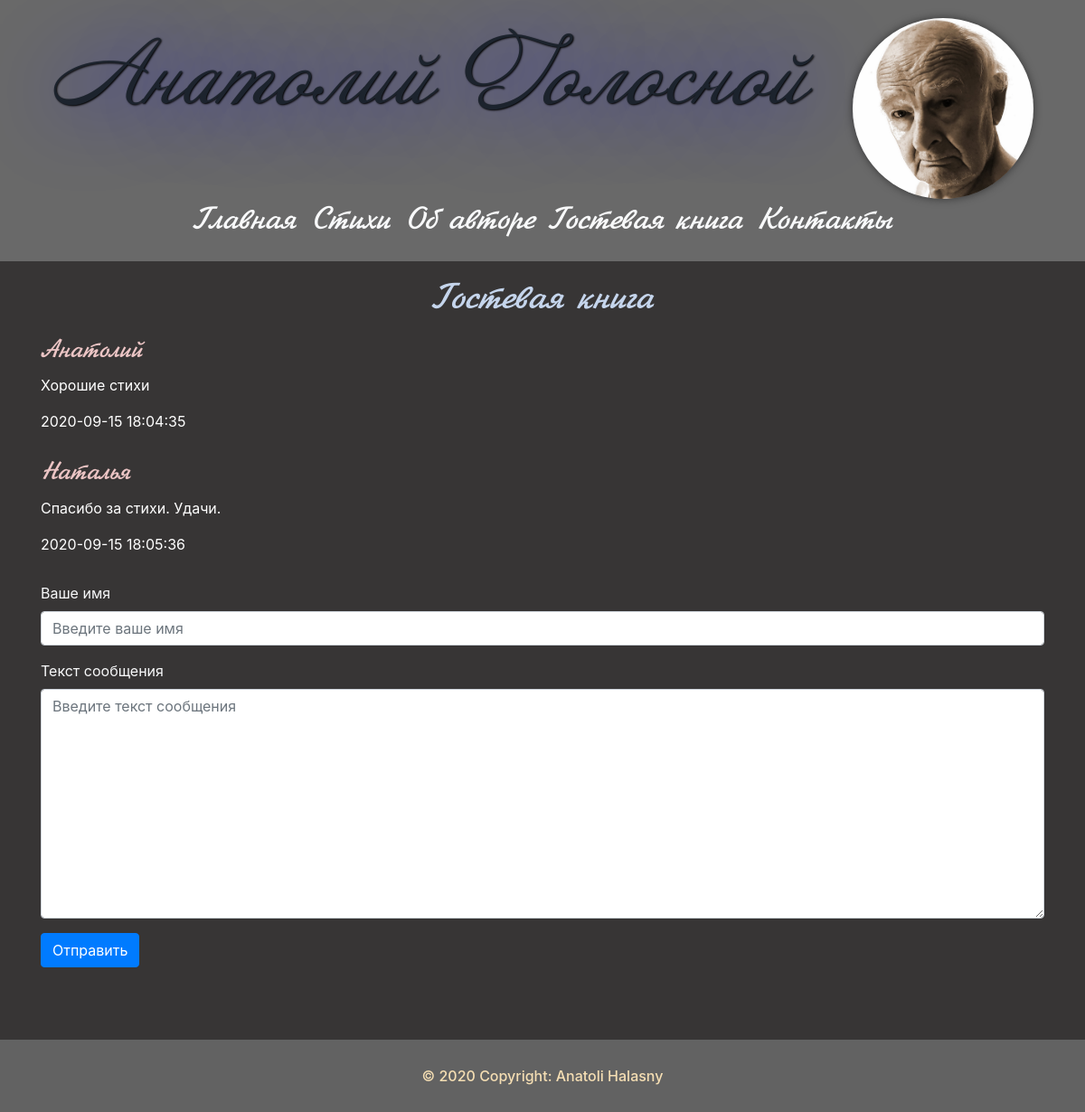
/guest, run on an earlier commit of the app's database.
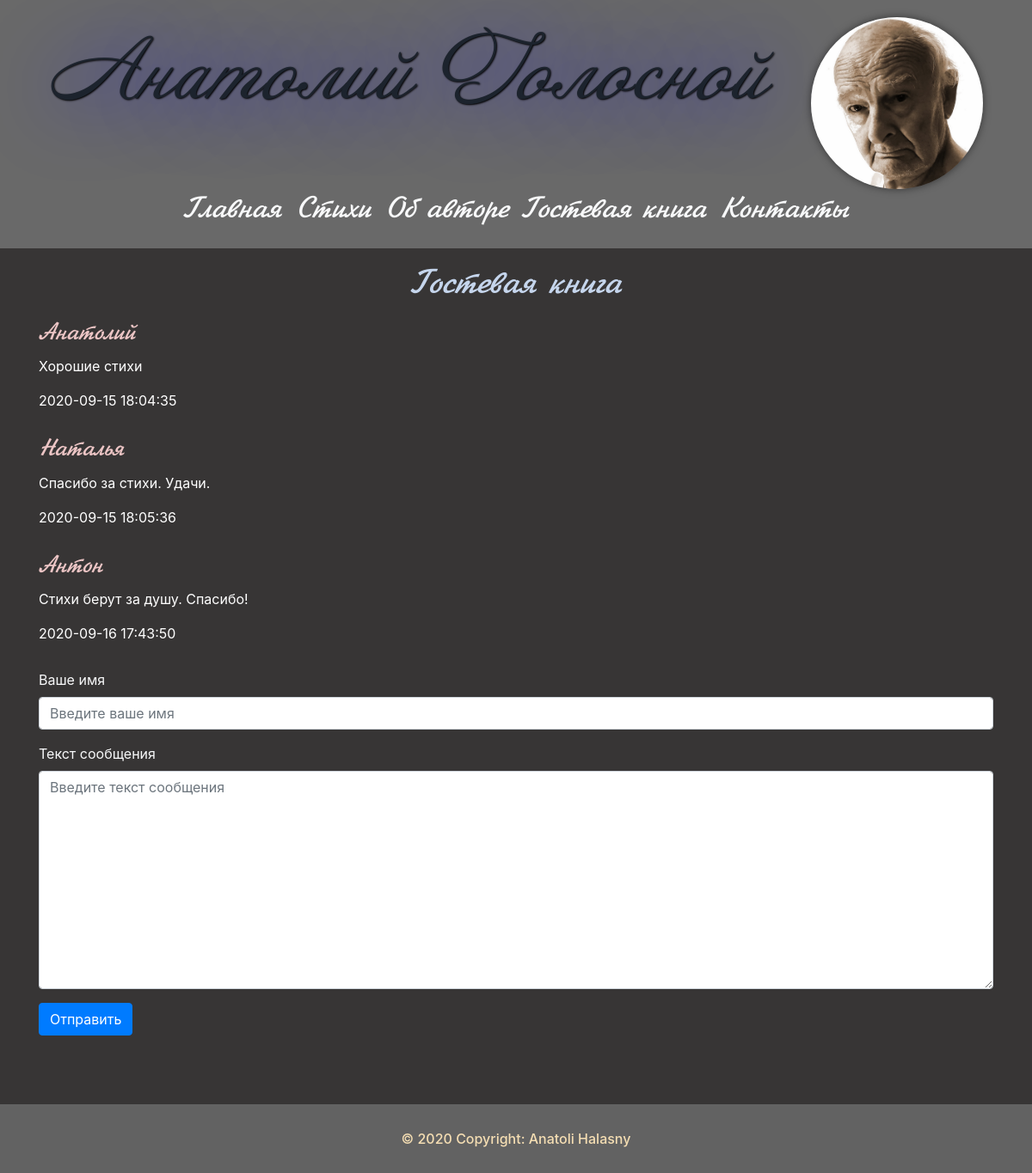
And on a later commit of the database.
### tables this page shows
CREATE TABLE guests(
id INTEGER PRIMARY KEY AUTOINCREMENT,
created TIMESTAMP NOT NULL DEFAULT CURRENT_TIMESTAMP,
guestname TEXT NOT NULL,
messagecontent TEXT NOT NULL
);

### app.py (the view)
@app.route('/guest')
def guest():
    conn = get_db_connection()
    guest = conn.execute('SELECT * FROM guests').fetchall()
    conn.close()
    return render_template('guest.html', title='Гостевая книга', guests=guest)

### app.py (called while the page is built)
def get_db_connection():
    conn = sqlite3.connect('database.db')
    conn.row_factory = sqlite3.Row
    return conn

### templates/guest.html
{% extends 'base.html' %}
{% block content %}
    <h1>{% block title %}{{ title }}{% endblock %}</h1>
    {% for guest in guests %}
        <div class="message">
            <h3>{{ guest['guestname'] }}</h3>
            <p>{{ guest['messagecontent'] }}</p>
            <span>{{ guest['created'] }}</span>
        </div>
    {% endfor %}
    <form action="/guest_book" method="post">
        <div class="form-group">
            <label for="guestname" class="text-light">Ваше имя</label>
            <input type="text" name="guestname" placeholder="Введите ваше имя" class="form-control"
                   value="{{ request.form['guestname'] }}">
        </div>
        <div class="form-group">
            <label for="messagecontent" class="text-light">Текст сообщения</label>
            <textarea name='messagecontent' placeholder="Введите текст сообщения" class="form-control"
                      rows="10">{{ request.form['messagecontent'] }}</textarea>
        </div>
        <div class="form-group">
            <button type="submit" class="btn btn-primary">Отправить</button>
        </div>
    </form>
{% endblock %}

### templates/base.html (shortened to what this page needs)
<!DOCTYPE html>
<html lang="en">
<head>
    <link rel="stylesheet" href="https://stackpath.bootstrapcdn.com/bootstrap/4.5.2/css/bootstrap.min.css"
>
    <link rel="stylesheet" href="/static/css/style.css">
</head>
<body>
{% block header %}
    <header>
        <div class="part">
            <div class="nav_img">
                <p>Анатолий Голосной</p>
                <img class="father" src="/static/image/father2.jpg" alt="">
            </div>
            <div class="nav">
                <ul>
                    <li><a class="p-2 text-light" href="{{ '/' }}">Главная</a></li>
                    <li><a class="p-2 text-light" href="{{ '/verses' }}">Стихи</a></li>
                    <li><a class="p-2 text-light" href="{{ '/about' }}">Об авторе</a></li>
                    <li><a class="p-2 text-light" href="{{ '/guest' }}">Гостевая книга</a></li>
                    <li><a class="p-2 text-light" href="{{ '/contacts' }}">Контакты</a></li>
                </ul>
            </div>
        </div>
    </header>
{% endblock %}
<div class="container">
    {% block content %}
    {% endblock %}
</div>
<footer>
    <div>
        © 2020 Copyright: Anatoli Halasny
    </div>
</footer>
</body>
</html>

### static/css/style.css (style rules this page uses)
* { margin: 0; padding: 0; }
body { background-color: #373535; min-height: 100%; position: relative; }
header { background-color: dimgray; display: flex; justify-content: space-evenly; }
header p { font-family: Annabelle, serif; font-size: 90px; color: #1c232d; }
li { list-style-type: none; }
li a { font-family: Jikharev, serif; font-size: 35px; }
h1 { color: #c5d5ec; text-align: center; margin-top: 20px; font-family: Jikharev, serif; }
h3 { color: #ecc5c5; margin-top: 16px; font-family: Jikharev, serif; }
footer { width: 100%; height: 80px; background-color: #626262; margin-top: 80px; display: flex; justify-content: center; align-items: center; color: wheat; font-weight: 500; position: relative; }
.nav { display: flex; justify-content: space-evenly; }
ul { display: flex; justify-content: center; color: #1c232d; }
.father { width: 200px; height: 200px; border-radius: 50%; margin-left: 50px; box-shadow: 0 0 10px rgba(0,0,0,0.5); }
.nav_img { display: flex; justify-content: space-between; margin-top: 20px; }
.nav_img p { text-shadow: 1px 1px 2px black, 0 0 1em blue; }
.message { color: white; margin-bottom: 30px; }

What changed in the data, as far as the page shows it:
added guests: guestname "Антон", messagecontent "Стихи берут за душу. Спасибо!", created "2020-09-16 17:43:50"
